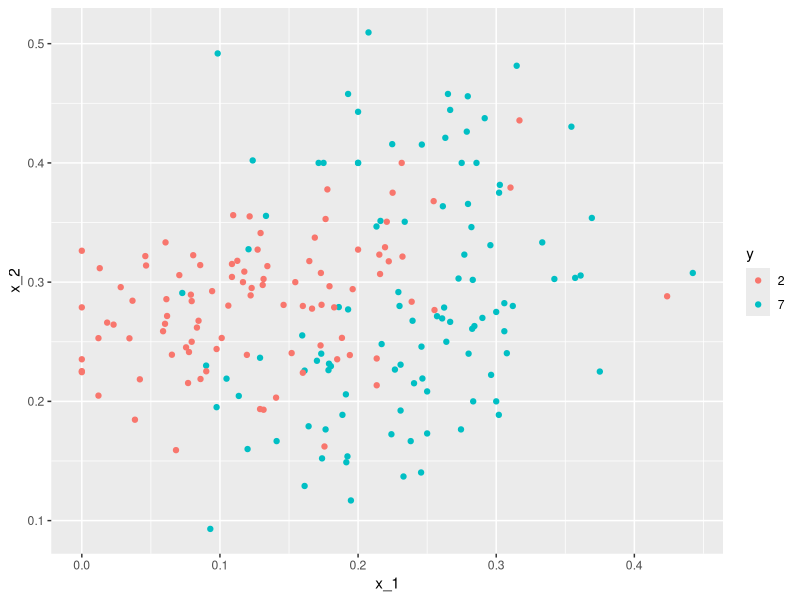
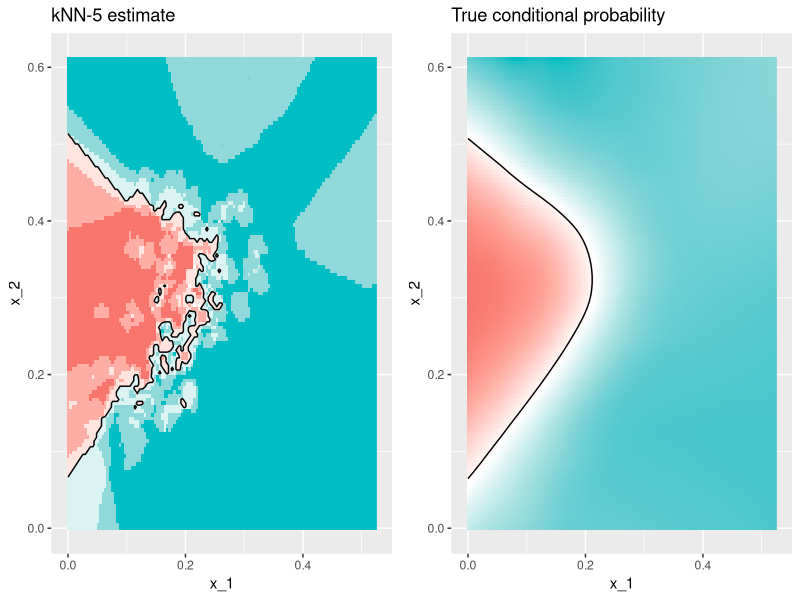
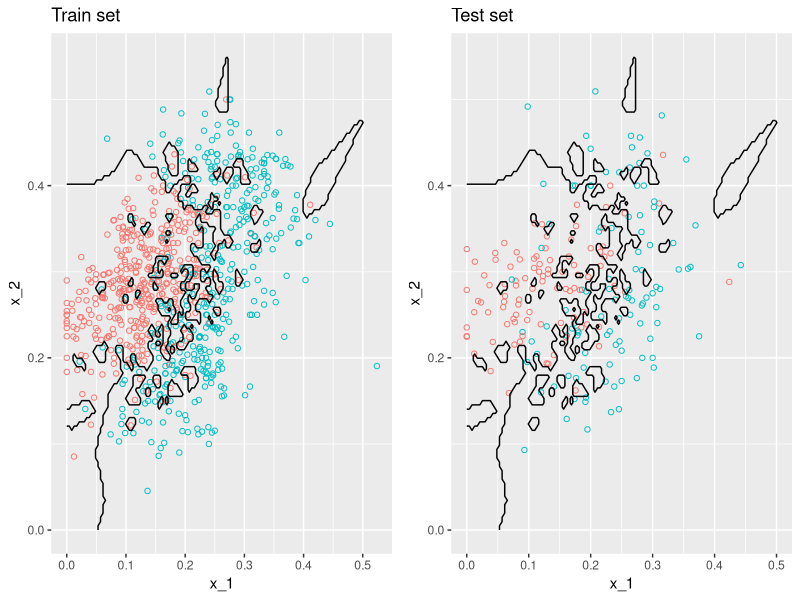
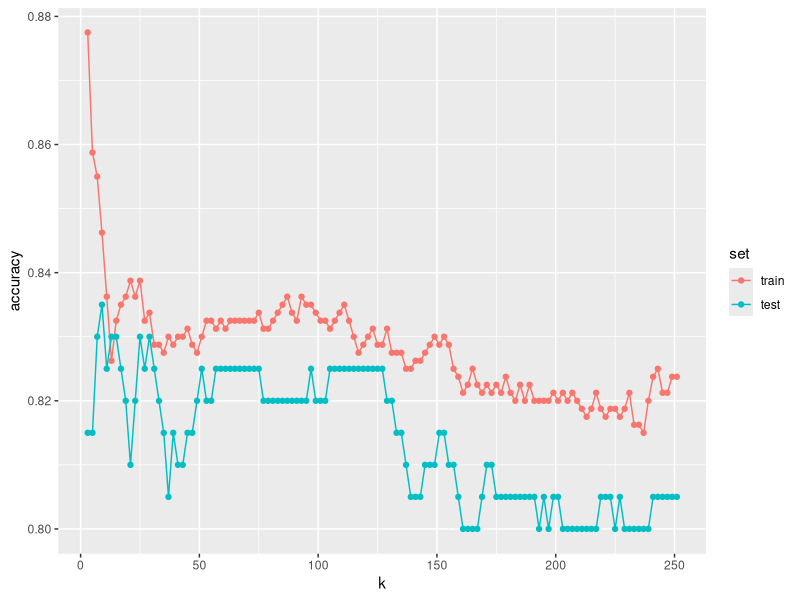

Source code (R) for these figures, in order: (Note: this script raises an error after producing the figures.)
## ---- chunk 1
library(tidyverse)
library(dslabs)
data("mnist_27")
mnist_27$test%>% ggplot(aes(x_1, x_2, color = y)) +  geom_point()
## ---- chunk 2
library(caret)
knn_fit <- knn3(y ~ ., data = mnist_27$train, k = 5)
## ---- chunk 3
y_hat_knn <- predict(knn_fit, mnist_27$test, type = "class")
confusionMatrix(y_hat_knn, mnist_27$test$y)$overall["Accuracy"]
## ---- chunk 4
# We use this function to plot the estimated conditional probabilities
plot_cond_prob <- function(p_hat=NULL){
  tmp <- mnist_27$true_p
  if(!is.null(p_hat)){
    tmp <- mutate(tmp, p=p_hat)
  }
  tmp %>% ggplot(aes(x_1, x_2, z=p, fill=p)) +
  geom_raster(show.legend = FALSE) +
  scale_fill_gradientn(colors=c("#F8766D","white","#00BFC4")) +
  stat_contour(breaks=c(0.5),color="black")
}
## ---- chunk 5
p1 <- plot_cond_prob() + ggtitle("True conditional probability")

p2 <- plot_cond_prob(predict(knn_fit, mnist_27$true_p)[,2]) +
  ggtitle("kNN-5 estimate")
library(gridExtra)

grid.arrange(p2, p1, nrow=1)
## ---- chunk 6
y_hat_knn <- predict(knn_fit, mnist_27$train, type = "class")
confusionMatrix(y_hat_knn, mnist_27$train$y)$overall["Accuracy"]

y_hat_knn <- predict(knn_fit, mnist_27$test, type = "class")
confusionMatrix(y_hat_knn, mnist_27$test$y)$overall["Accuracy"]
## ---- chunk 7
knn_fit_1 <- knn3(y ~ ., data = mnist_27$train, k = 1)
y_hat_knn_1 <- predict(knn_fit_1, mnist_27$train, type = "class")
confusionMatrix(y_hat_knn_1, mnist_27$train$y)$overall[["Accuracy"]]
## ---- chunk 8
y_hat_knn_1 <- predict(knn_fit_1, mnist_27$test, type = "class")
confusionMatrix(y_hat_knn_1, mnist_27$test$y)$overall["Accuracy"]
## ---- chunk 9
p1 <- mnist_27$true_p %>% 
  mutate(knn = predict(knn_fit_1, newdata = .)[,2]) %>%
  ggplot() +
  geom_point(data = mnist_27$train, aes(x_1, x_2, color= y),
             pch=21, show.legend = FALSE) +
  scale_fill_gradientn(colors=c("#F8766D","white","#00BFC4")) +
  stat_contour(aes(x_1, x_2, z = knn), breaks=c(0.5), color="black") +
  ggtitle("Train set")

p2 <- mnist_27$true_p %>% 
  mutate(knn = predict(knn_fit_1, newdata = .)[,2]) %>%
  ggplot() +
  geom_point(data = mnist_27$test, aes(x_1, x_2, color= y), 
             pch=21, show.legend = FALSE) +
  scale_fill_gradientn(colors=c("#F8766D","white","#00BFC4")) +
  stat_contour(aes(x_1, x_2, z = knn), breaks=c(0.5), color="black") +
  ggtitle("Test set")

grid.arrange(p1, p2, nrow=1)
## ---- chunk 10
knn_fit_401 <- knn3(y ~ ., data = mnist_27$train, k = 401)
y_hat_knn_401 <- predict(knn_fit_401, mnist_27$test, type = "class")
confusionMatrix(y_hat_knn_401, mnist_27$test$y)$overall["Accuracy"]
## ---- chunk 11
ks <- seq(3, 251, 2)
## ---- chunk 12
library(purrr)
accuracy <- map_df(ks, function(k){
  fit <- knn3(y ~ ., data = mnist_27$train, k = k)
  
  y_hat <- predict(fit, mnist_27$train, type = "class")
  cm_train <- confusionMatrix(y_hat, mnist_27$train$y)
  train_error <- cm_train$overall["Accuracy"]
  
  y_hat <- predict(fit, mnist_27$test, type = "class")
  cm_test <- confusionMatrix(y_hat, mnist_27$test$y)
  test_error <- cm_test$overall["Accuracy"]
  
  tibble(train = train_error, test = test_error)
})
## ---- chunk 13
accuracy %>% mutate(k = ks) %>%
  gather(set, accuracy, -k) %>%
  mutate(set = factor(set, levels = c("train", "test"))) %>%
  ggplot(aes(k, accuracy, color = set)) + 
  geom_line() +
  geom_point() 
## ---- chunk 14
ks[which.max(accuracy$test)]
max(accuracy$test)
## ---- chunk 15
if(knitr::is_html_output()){
  knitr::opts_chunk$set(out.width = "500px",
                        out.extra='style="display: block; margin-left: auto; margin-right: auto; background-color: #000; padding:3px;"')
} else{
  knitr::opts_chunk$set(out.width = "35%")
}
## ---- chunk 16
knitr::include_graphics("img/cv-1.png")
## ---- chunk 17
knitr::include_graphics("img/cv-2.png")
## ---- chunk 18
knitr::include_graphics("img/cv-3.png")
## ---- chunk 19
knitr::include_graphics("img/cv-4.png")
## ---- chunk 20
knitr::include_graphics("img/cv-5.png")
## ---- chunk 21
knitr::include_graphics("img/cv-6.png")
## ---- chunk 22
knitr::include_graphics("img/cv-7.png")
## ---- chunk 23
knitr::include_graphics("img/cv-8.png")
## ---- chunk 24
train_knn <- train(y ~ ., method = "knn", data = mnist_27$train)
## ---- chunk 25
ggplot(train_knn)
## ---- chunk 26
set.seed(2008)
train_knn <- train(y ~ ., method = "knn", 
                   data = mnist_27$train,
                   tuneGrid = data.frame(k = seq(9, 71, 2)))
ggplot(train_knn)
## ---- chunk 27
train_knn$bestTune
## ---- chunk 28
train_knn$finalModel
## ---- chunk 29
confusionMatrix(predict(train_knn, mnist_27$test, type = "raw"),
                mnist_27$test$y)$overall["Accuracy"]
## ---- chunk 30
control <- trainControl(method = "cv", number = 10, p = .9)
train_knn_cv <- train(y ~ ., method = "knn", 
                   data = mnist_27$train,
                   tuneGrid = data.frame(k = seq(9, 71, 2)),
                   trControl = control)
ggplot(train_knn_cv)
## ---- chunk 31
names(train_knn$results)
## ---- chunk 32
train_knn$results %>% 
  ggplot(aes(x = k, y = Accuracy)) +
  geom_line() +
  geom_point() +
  geom_errorbar(aes(x = k, 
                    ymin = Accuracy - AccuracySD, 
                    ymax = Accuracy + AccuracySD))
